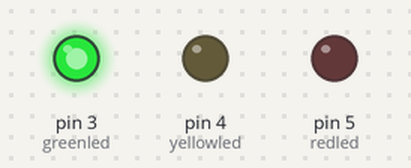
The sketch below on a simulated Arduino Uno, built with avr-gcc and run on an emulated ATmega328P. On the bench: output pins drawn as LEDs (lit = HIGH).

Above: at 2.5 s.
At 5.2 s:
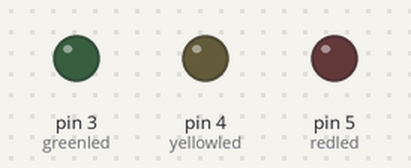
At 6.7 s:
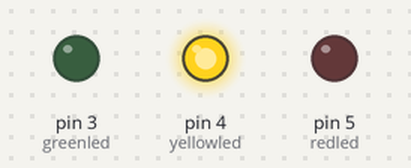
At 11.0 s:
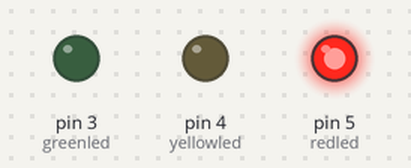
Timing chart, 0 to 17.6 s (numbered marks = the images above):
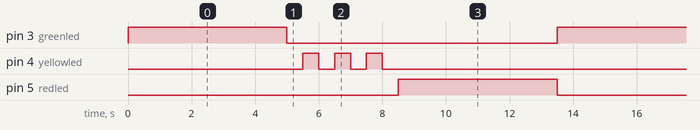

Measured:
- by itself, pin 3 (greenled), pin 5 (redled): alternates HIGH for 5.0 s and LOW for 8.5 s
- by itself, pin 4 (yellowled): repeats every 13.5 s: 2 × (LOW 0.50 s, HIGH 0.50 s), LOW 11.0 s, HIGH 0.50 s
- by itself, everything shown: repeats every 13.5 s, in 10 steps

The sketch:

project_4_traffic_light.ino
```cpp
int redled =5; // initialize digital pin 5.
int yellowled =4; // initialize digital pin 4.
int greenled =3; // initialize digital pin 3.
void setup()
{
pinMode(redled, OUTPUT);// set the pin with red LED as “output”
pinMode(yellowled, OUTPUT); // set the pin with yellow LED as “output”
pinMode(greenled, OUTPUT); // set the pin with green LED as “output”
}
void loop()
{
digitalWrite(greenled, HIGH);//// turn on green LED
delay(5000);// wait 5 seconds
digitalWrite(greenled, LOW); // turn off green LED
for(int i=0;i<3;i++)// blinks for 3 times
{
delay(500);// wait 0.5 seconds
digitalWrite(yellowled, HIGH);// turn on yellow LED
delay(500);// wait 0.5 seconds
digitalWrite(yellowled, LOW);// turn off yellow LED
}
delay(500);// wait 0.5 seconds
digitalWrite(redled, HIGH);// turn on red LED
delay(5000);// wait 5 seconds
digitalWrite(redled, LOW);// turn off red LED
}
```
